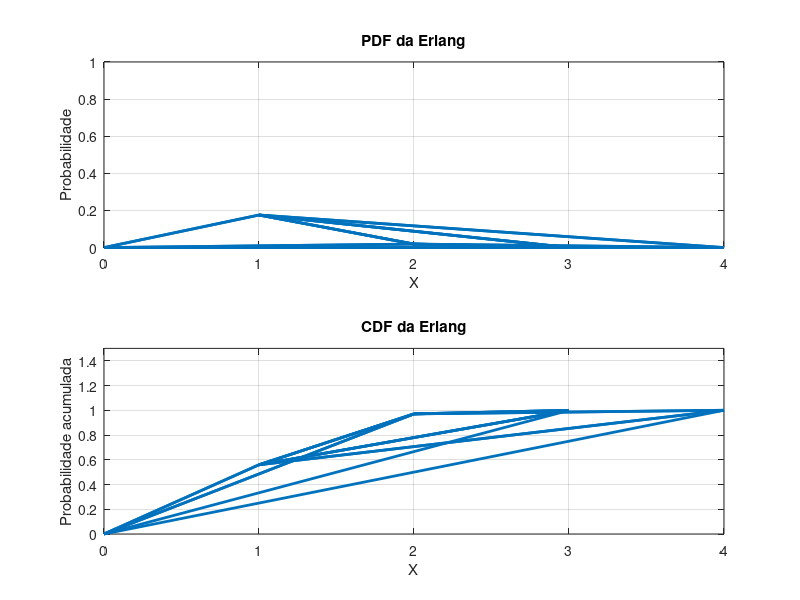

Reproduce this figure in MATLAB.
clear
clc

% Função para calcular a PDF da distribuição Erlang
function f = pdfErlang(n, lambda, x)
    f = ((lambda^n) / factorial(n)) .* (x.^(n-1)) .* exp(-lambda*x);
end

% Função para calcular a CDF da distribuição Erlang
function F = cdfErlang(n, lambda, x)
    F = 1 - gammainc(x * lambda, n, 'upper');
end

% Função para gerar amostras da distribuição Erlang
function x = amostraErlang(n, lambda, m)
    y = amostraExponencial(lambda, m*n);
    x = sum(reshape(y, m, n), 2);
end

% Entrada de dados:
limiteInferior = input('Digite o limite inferior: '); % Limite inferior da distribuição
limiteSuperior = input('Digite o limite superior: '); % Limite superior da distribuição
parametroN = input('Informe o parâmetro n (inteiro positivo): ');
parametroLambda = input('Informe lambda (entre 0 e 1): ');
%numeroAmostras = input('Informe o número de amostras (m): ');
%x = amostraErlang(parametroN, parametroLambda, numeroAmostras);
x = limiteInferior : 0.1 : limiteSuperior;

% Leitura de dados de um arquivo
fid = fopen('entrada.txt','r');
x = fscanf(fid, '%d');
fclose(fid);

% Calcular PDF e CDF
valores_pdf = pdfErlang(parametroN, parametroLambda, x);
valores_cdf = cdfErlang(parametroN, parametroLambda, x);

% Saída:
% Gráfico da PDF da Erlang
subplot(2, 1, 1);
plot(x, valores_pdf, 'LineWidth', 2);
title('PDF da Erlang');
xlabel('X');
ylabel('Probabilidade');
ylim([0, 1]);
%xticks(x);
grid on;

% Gráfico da CDF da Erlang
subplot(2, 1, 2);
plot(x, valores_cdf, 'LineWidth', 2);
title('CDF da Erlang');
xlabel('X');
ylabel('Probabilidade acumulada');
ylim([0, 1.5]);
%xticks(x);
grid on;

